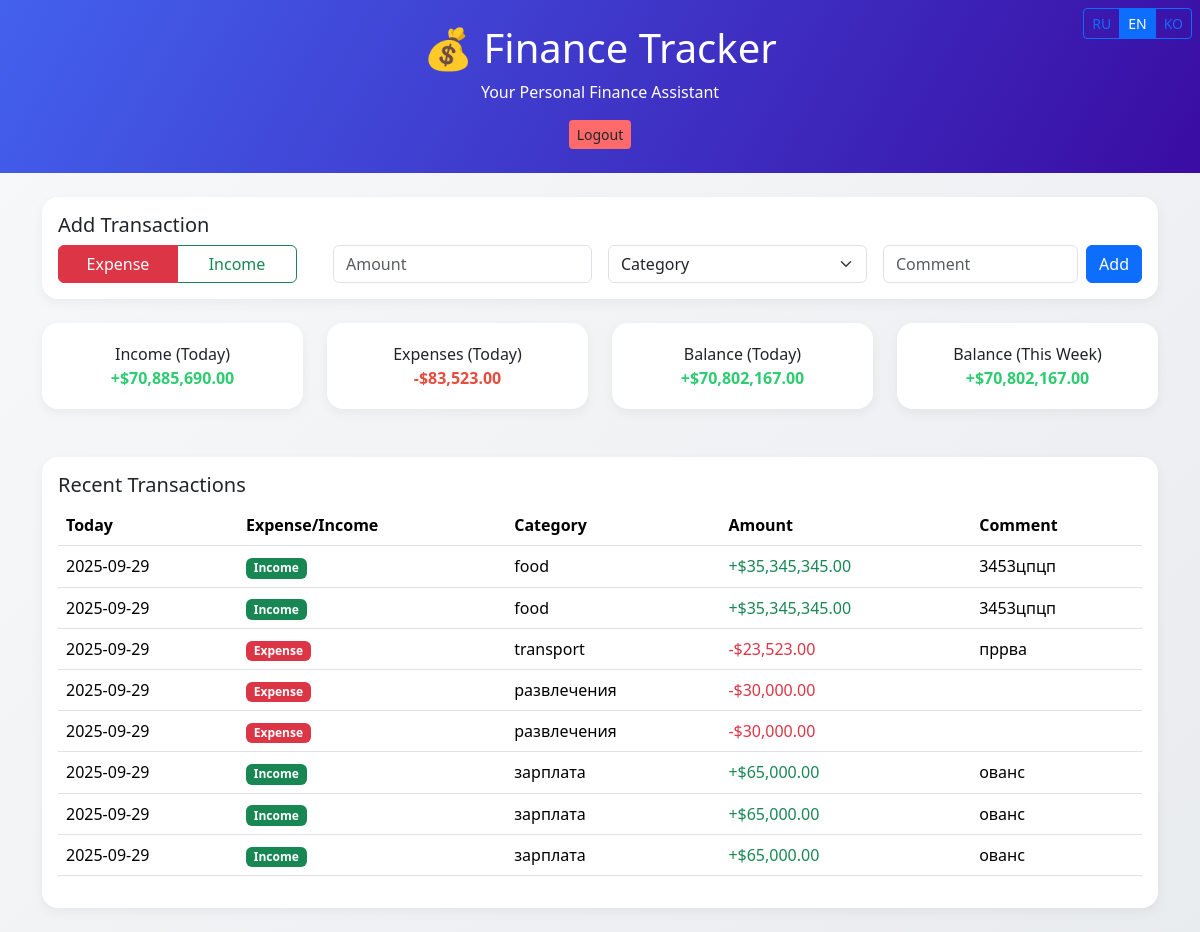
The page /dashboard.php?lang=en (signed in) on the database its author committed.
### tables this page shows
CREATE TABLE transactions (
    id INTEGER PRIMARY KEY AUTOINCREMENT,
    user_id INTEGER NOT NULL,
    type TEXT NOT NULL CHECK(type IN ('income', 'expense')),  -- Новое поле!
    amount REAL NOT NULL,
    category TEXT NOT NULL,
    comment TEXT,
    date TEXT NOT NULL DEFAULT (date('now')),
    created_at TEXT NOT NULL DEFAULT (datetime('now')),
    FOREIGN KEY(user_id) REFERENCES users(id) ON DELETE CASCADE
);

### lang.php (called while the page is built, shortened)
<?php
$lang = $_GET['lang'] ?? $_SESSION['lang'] ?? 'ru';
$currency_settings = [
    'ru' => ['symbol' => '₽', 'thousands_sep' => ' ', 'decimal_sep' => ','],
    'en' => ['symbol' => '$', 'thousands_sep' => ',', 'decimal_sep' => '.'],
    'ko' => ['symbol' => '₩', 'thousands_sep' => ',', 'decimal_sep' => '.'],
];
function __($key, $lang = 'ru') {
    global $translations;
    $keys = explode('.', $key);
    $value = $translations[$lang];
    foreach ($keys as $k) {
        if (is_array($value) && isset($value[$k])) {
            $value = $value[$k];
        } else {
            return "{{$key}}";
        }
    }
    return $value;
}
function format_money($amount, $lang = 'ru') {
    global $currency_settings;
    $settings = $currency_settings[$lang] ?? $currency_settings['en'];
    if ($lang === 'ko') {
        $formatted = number_format(round($amount), 0, '', $settings['thousands_sep']);
    } else {
        $formatted = number_format($amount, 2, $settings['decimal_sep'], $settings['thousands_sep']);
    }
    if ($lang === 'en') {
        return $settings['symbol'] . $formatted;
    } else {
        return $formatted . ' ' . $settings['symbol'];
    }
}
?>

### dashboard.php (the view, shortened to what this page needs)
<?php
require_once 'lang.php';
require_once 'db.php';
$user_id = $_SESSION['user_id'];
$transactions = $pdo->prepare("
    SELECT * FROM transactions
    WHERE user_id = ?
    ORDER BY date DESC, id DESC
    LIMIT 20
");
$transactions->execute([$user_id]);
$transactions_list = $transactions->fetchAll();
$today_income = $pdo->prepare("SELECT SUM(amount) FROM transactions WHERE user_id = ? AND type = 'income' AND date = date('now')");
$today_income->execute([$user_id]);
$total_income_today = $today_income->fetchColumn() ?: 0;
$today_expense = $pdo->prepare("SELECT SUM(amount) FROM transactions WHERE user_id = ? AND type = 'expense' AND date = date('now')");
$today_expense->execute([$user_id]);
$total_expense_today = $today_expense->fetchColumn() ?: 0;
$balance_today = $total_income_today - $total_expense_today;
$week_income = $pdo->prepare("SELECT SUM(amount) FROM transactions WHERE user_id = ? AND type = 'income' AND date >= date('now', '-6 days')");
$week_income->execute([$user_id]);
$total_income_week = $week_income->fetchColumn() ?: 0;
$week_expense = $pdo->prepare("SELECT SUM(amount) FROM transactions WHERE user_id = ? AND type = 'expense' AND date >= date('now', '-6 days')");
$week_expense->execute([$user_id]);
$total_expense_week = $week_expense->fetchColumn() ?: 0;
$balance_week = $total_income_week - $total_expense_week;
?>
<!DOCTYPE html>
<html lang="<?= $lang ?>">
<head>
    <link href="https://cdn.jsdelivr.net/npm/bootstrap@5.3.3/dist/css/bootstrap.min.css" rel="stylesheet">
</head>
<body>
    <div class="position-fixed top-0 end-0 p-2" style="z-index: 1000;">
        <div class="btn-group" role="group">
            <a href="?lang=ru" class="btn btn-sm <?= $lang === 'ru' ? 'btn-primary' : 'btn-outline-primary' ?>">RU</a>
            <a href="?lang=en" class="btn btn-sm <?= $lang === 'en' ? 'btn-primary' : 'btn-outline-primary' ?>">EN</a>
            <a href="?lang=ko" class="btn btn-sm <?= $lang === 'ko' ? 'btn-primary' : 'btn-outline-primary' ?>">KO</a>
        </div>
    </div>
    <div class="header text-center">
        <div class="container">
            <h1>💰 Finance Tracker</h1>
            <p><?= __('dashboard_header', $lang) ?></p>
            <a href="logout.php" class="btn btn-logout btn-sm"><?= __('logout', $lang) ?></a>
        </div>
    </div>
    <div class="container mt-4">
        <div class="card">
            <div class="card-body">
                <h5><?= __('add_transaction', $lang) ?></h5>
                <form method="POST">
                    <div class="row g-3 align-items-end">
                        <div class="col-md-3">
                            <div class="type-toggle btn-group" role="group">
                                <label class="btn btn-outline-danger" for="type-expense"><?= __('type_expense', $lang) ?></label>
                                <label class="btn btn-outline-success" for="type-income"><?= __('type_income', $lang) ?></label>
                            </div>
                        </div>
                        <div class="col-md-3">
                            <input type="number" step="0.01" name="amount" class="form-control" placeholder="<?= __('amount', $lang) ?>" required min="0.01">
                        </div>
                        <div class="col-md-3">
                            <select name="category" class="form-select" required>
                                <option value=""><?= __('category', $lang) ?></option>
                            </select>
                        </div>
                        <div class="col-md-3">
                            <div class="d-flex gap-2">
                                <input type="text" name="comment" class="form-control" placeholder="<?= __('comment', $lang) ?>">
                                <button type="submit" class="btn btn-primary"><?= __('btn_add', $lang) ?></button>
                            </div>
                        </div>
                    </div>
                </form>
            </div>
        </div>
        <div class="row mb-4">
            <div class="col-md-3">
                <div class="card stat-card">
                    <div><?= __('income', $lang) ?> (<?= __('today', $lang) ?>)</div>
                    <div class="stat-income">+<?= format_money($total_income_today, $lang) ?></div>
                </div>
            </div>
            <div class="col-md-3">
                <div class="card stat-card">
                    <div><?= __('expense', $lang) ?> (<?= __('today', $lang) ?>)</div>
                    <div class="stat-expense">-<?= format_money($total_expense_today, $lang) ?></div>
                </div>
            </div>
            <div class="col-md-3">
                <div class="card stat-card">
                    <div><?= __('balance', $lang) ?> (<?= __('today', $lang) ?>)</div>
                    <div class="stat-balance"><?= ($balance_today >= 0 ? '+' : '') . format_money(abs($balance_today), $lang) ?></div>
                </div>
            </div>
            <div class="col-md-3">
                <div class="card stat-card">
                    <div><?= __('balance', $lang) ?> (<?= __('this_week', $lang) ?>)</div>
                    <div class="stat-balance"><?= ($balance_week >= 0 ? '+' : '') . format_money(abs($balance_week), $lang) ?></div>
                </div>
            </div>
        </div>
        <div class="card">
            <div class="card-body">
                <h5><?= __('recent_transactions', $lang) ?></h5>
                <?php if ($transactions_list): ?>
                    <div class="table-responsive">
                        <table class="table table-hover">
                            <thead>
                                <tr>
                                    <th><?= __('today', $lang) ?></th>
                                    <th><?= __('type_expense', $lang) ?>/<?= __('type_income', $lang) ?></th>
                                    <th><?= __('category', $lang) ?></th>
                                    <th><?= __('amount', $lang) ?></th>
                                    <th><?= __('comment', $lang) ?></th>
                                </tr>
                            </thead>
                            <tbody>
                                <?php foreach ($transactions_list as $t): ?>
                                <tr>
                                    <td><?= htmlspecialchars($t['date']) ?></td>
                                    <td>
                                        <span class="badge bg-<?= $t['type'] === 'income' ? 'success' : 'danger' ?>">
                                            <?= $t['type'] === 'income' ? __('type_income', $lang) : __('type_expense', $lang) ?>
                                        </span>
                                    </td>
                                    <td><?= htmlspecialchars($t['category']) ?></td>
                                    <td>
                                        <span class="<?= $t['type'] === 'income' ? 'text-success' : 'text-danger' ?>">
                                            <?= ($t['type'] === 'income' ? '+' : '-') . format_money($t['amount'], $lang) ?>
                                        </span>
                                    </td>
                                    <td><?= htmlspecialchars($t['comment'] ?? '') ?></td>
                                </tr>
                                <?php endforeach; ?>
                            </tbody>
                        </table>
                    </div>
                <?php else: ?>
                    <p class="text-muted"><?= __('no_transactions', $lang) ?></p>
                <?php endif; ?>
            </div>
        </div>
    </div>
</body>
</html>

### rows shown on the page
transactions: date "2025-09-29", category "food", amount "$35,345,345.00", comment "3453цпцп"
transactions: date "2025-09-29", category "food", amount "$35,345,345.00", comment "3453цпцп"
transactions: date "2025-09-29", category "transport", amount "$23,523.00", comment "пррва"
transactions: date "2025-09-29", category "развлечения", amount "$30,000.00"
transactions: date "2025-09-29", category "развлечения", amount "$30,000.00"
transactions: date "2025-09-29", category "зарплата", amount "$65,000.00", comment "ованс"
transactions: date "2025-09-29", category "зарплата", amount "$65,000.00", comment "ованс"
transactions: date "2025-09-29", category "зарплата", amount "$65,000.00", comment "ованс"

### other values the page prints
__('dashboard_header', $lang) "Your Personal Finance Assistant"
__('logout', $lang) "Logout"
__('add_transaction', $lang) "Add Transaction"
__('type_expense', $lang) "Expense"
__('type_income', $lang) "Income"
__('btn_add', $lang) "Add"
__('income', $lang) "Income"
__('today', $lang) "Today"
format_money($total_income_today, $lang) "$70,885,690.00"
__('expense', $lang) "Expenses"
format_money($total_expense_today, $lang) "$83,523.00"
__('balance', $lang) "Balance"
format_money(abs($balance_today), $lang) "$70,802,167.00"
__('this_week', $lang) "This Week"
format_money(abs($balance_week), $lang) "$70,802,167.00"
